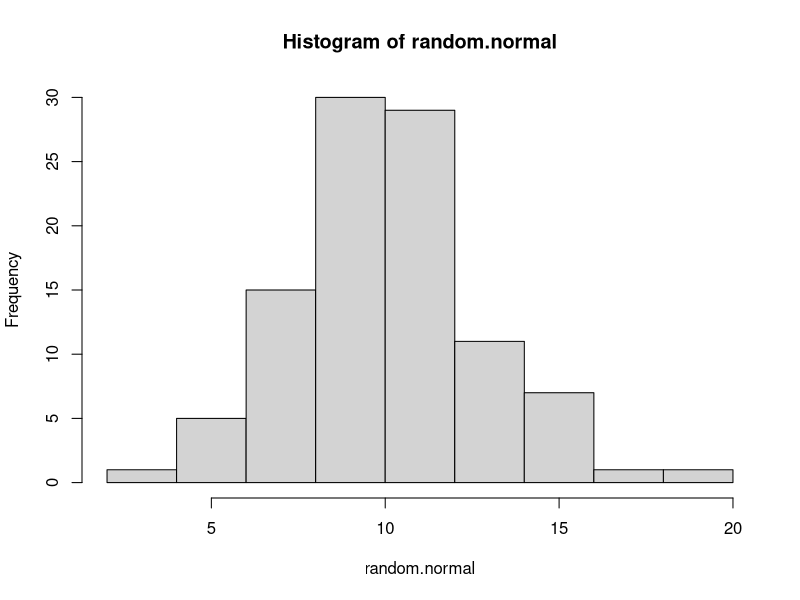
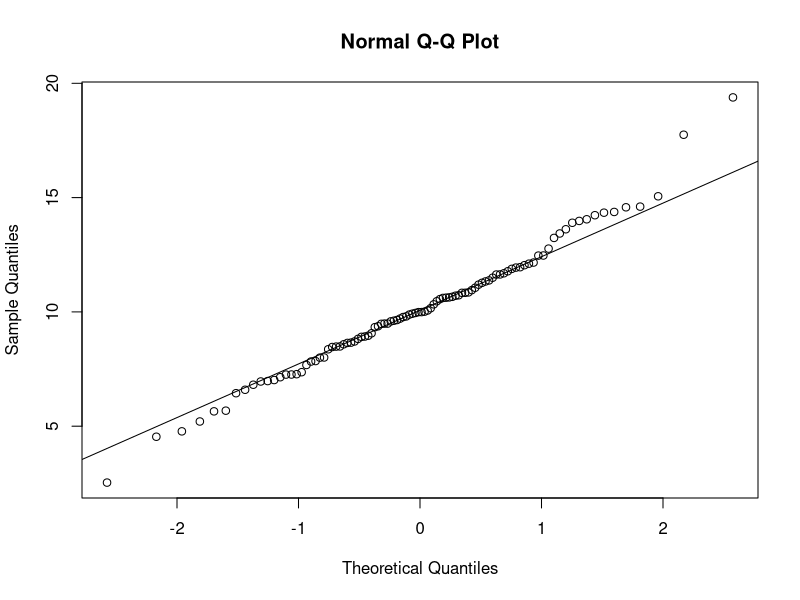
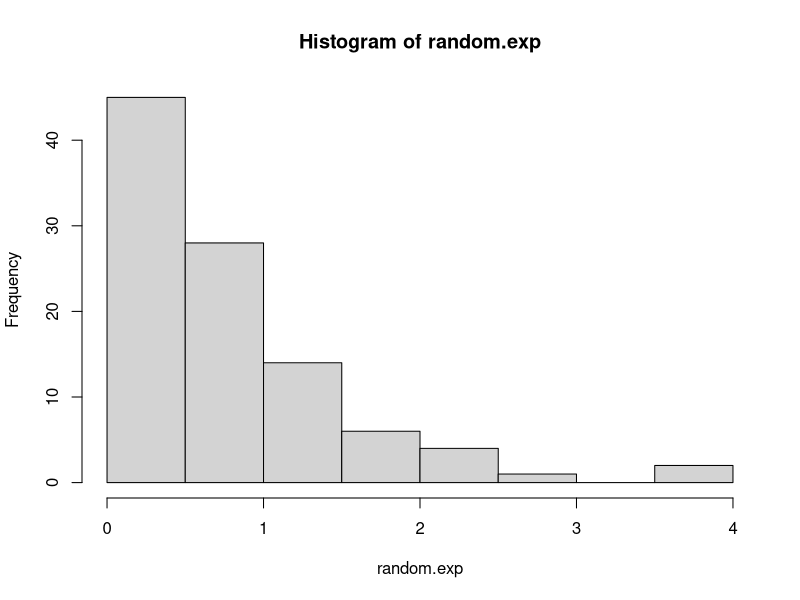
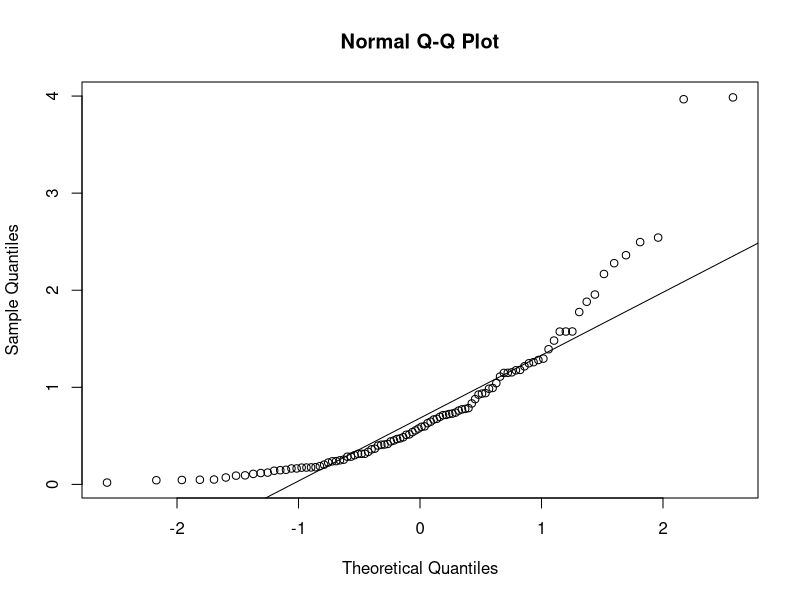

The R source for these figures, in order:
random.normal=rnorm(100,mean=10,sd=3)
hist(random.normal)

#qqplot for normally distributed random data. Good fit expected
qqnorm(random.normal)
qqline(random.normal)

random.exp=rexp(100,rate=1)
hist(random.exp)

#qq plot for exponentially dstributed random data. poor fit expected
qqnorm(random.exp)
qqline(random.exp)